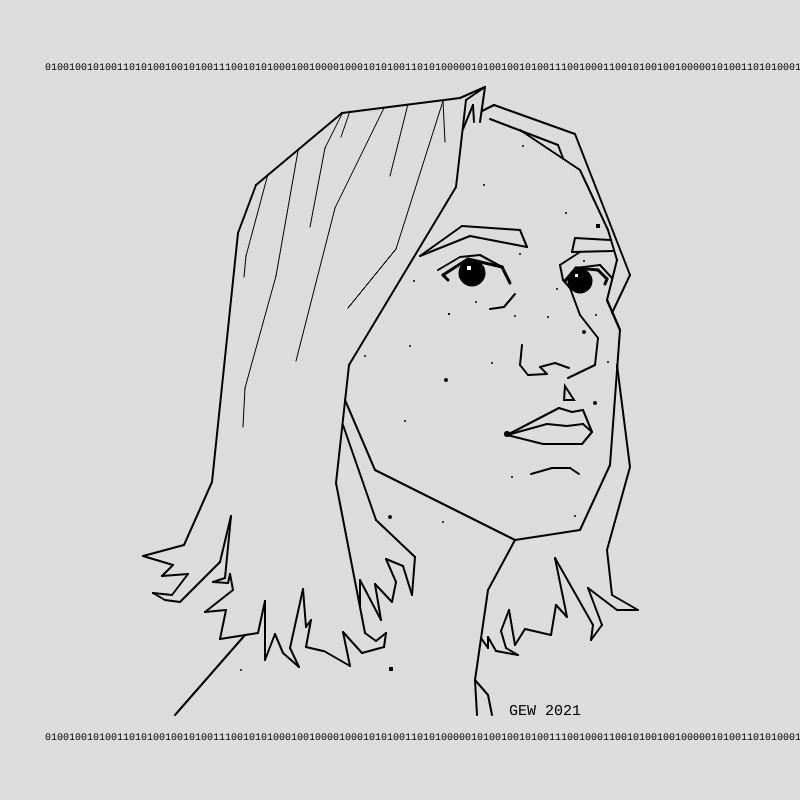
Frame 1 (no input)
Frame 60 (no input): identical to frame 1, image omitted
Frame 120 (the mouse pressed at the canvas centre since frame 60): identical to frame 1, image omitted

The p5.js sketch that drew this single still picture (run headless with seeded random() and noise() and a simulated clock; from frame 60 on, the mouse is pressed at the canvas centre):

// p5.js sketch
// ── sketch.js
function setup() {
    createCanvas(800, 800);
  }
  
  function draw() {
    background(220);
    
    //Face Outline
    strokeWeight(2);
    line(345, 400, 375, 470);
    line(375, 470, 515, 540);
    line(515, 540, 580, 530);
    line(580, 530, 610, 465);
    line(610, 465, 620, 330);
    line(620, 330, 607, 300);
    line(620, 330, 607, 300);
    line(607, 300, 617, 260);
    line(617, 260, 608, 230);
    line(608, 230, 580, 170);
    line(515, 540, 488, 590);
    line(488, 590, 475, 680);
    line(475, 680, 477, 715);
    line(475, 680, 488, 695);
    line(488, 695, 492, 715);
    line(245, 635, 175, 715);
    line(580, 170, 520, 130);
    
    line(531, 474, 552, 468);
    line(552, 468, 570, 468);
    line(570, 468, 579, 474);
    
    
    noFill();
    triangle(564, 400, 565, 386, 574, 400);
    
    //Nose
    line(580, 252, 560, 265);
    line(560, 265, 563, 280);
    line(563, 280, 570, 288);
    line(570, 288, 580, 315);
    line(580, 315, 598, 338);
    line(598, 338, 595, 365);
    line(595, 365, 568, 378);
    line(569, 368, 555, 363);
    line(555, 363, 540, 367);
    line(540, 367, 547, 374);
    line(547, 374, 528, 375);
    line(528, 375, 520, 365);
    line(520, 365, 522, 345);
    
    //Eyes
    fill(0,0,0);
    circle(472, 273, 25);
    fill(0,0,0);
    circle(580, 281, 23);
    strokeWeight(3);
    line(510, 283, 502, 267);
    line(502, 267, 468, 259);
    line(468, 259, 443, 275);
    line(443, 275, 448, 280);
    
    line(565, 281, 576, 268);
    line(576, 268, 598, 270);
    line(598, 270, 607, 279);
    line(607, 279, 605, 284);
    
    strokeWeight(2);
    line(502, 267, 480, 255);
    line(480, 255, 460, 257);
    line(460, 257, 438, 270);
    line(515, 294, 504, 307);
    
    line(504, 307, 490, 309);
    
    line(576, 268, 600, 265);
    line(600, 265, 612, 278);
    
    fill(255,255,255);
    square(466,265,6);
    
    fill(255,255,255);
    square(574,273,5);
    
    //Lips
    fill(0,0,0);
    circle(507, 434, 4);
    line(507, 435, 547, 424);
    line(547, 424, 567, 426);
    line(567, 426, 583, 424);
    line(583, 424, 592, 432);
    line(507, 435, 559, 408);
    line(559, 408, 572, 412);
    line(572, 412, 583, 410);
    line(583, 410, 592, 432);
    line(507, 435, 543, 444);
    line(543, 444, 582, 444);
    line(582, 444, 592, 432);
    
    //Eyebrows
    line(527, 247, 520, 230); 
    line(520, 230, 462, 226);
    line(462, 226, 420, 256);
    line(420, 256, 470, 236);
    line(527, 247, 470, 236);
    
    line(572, 252, 575, 238); 
    line(575, 238, 610, 240);
    line(572, 252, 613, 251);
    
    //Hair
    line(474, 122, 473, 105);
    line(473, 105, 463, 129);
    line(480, 122, 485, 87);
    line(485, 87, 466, 100);
    line(466, 100, 456, 187);
    line(456, 187, 349, 365);
    line(349, 365, 336, 483);
    line(336, 483, 365, 633);
    line(365, 633, 376, 641);
    line(376, 641, 386, 633);
    line(386, 633, 384, 647);
    line(384, 647, 362, 653);
    line(362, 653, 343, 632);
    line(343, 632, 350, 666);
    line(350, 666, 324, 651);
    
    line(563, 158, 558, 145);
    line(558, 145, 490, 119);
    
    line(485, 87, 460, 98);
    line(460, 98, 342, 113);
    line(342, 113, 256, 185);
    line(256, 185, 238, 233);
    line(238, 233, 212, 482);
    line(212, 482, 184, 545);
    line(184, 545, 143, 556);
    line(143, 556, 173, 565);
    line(173, 565, 162, 576);
    line(162, 576, 188, 574);
    line(188, 574, 172, 595);
    line(172, 595, 153, 593);
    line(153, 593, 165, 600);
    line(165, 600, 180, 602);
    line(180, 602, 220, 562);
    line(220, 562, 231, 516);
    line(231, 516, 225, 578);
    line(225, 578, 213, 582);
    line(213, 582, 228, 583);
    line(228, 583, 230, 574);
    line(230, 574, 233, 590);
    line(233, 590, 205, 612);
    line(205, 612, 226, 610);
    line(226, 610, 220, 639);
    line(220, 639, 258, 633);
    line(258, 633, 265, 601);
    line(265, 601, 265, 660);
    line(265, 660, 275, 634);
    line(275, 634, 283, 653);
    line(283, 653, 299, 667);
    line(299, 667, 290, 648);
    line(290, 648, 303, 589);
    line(303, 589, 306, 627);
    line(306, 627, 311, 620);
    line(311, 620, 306, 647);
    line(306, 647, 323, 651);
    
    line(343, 425, 376, 520);
    line(376, 520, 415, 557);
    line(415, 557, 412, 595);
    line(412, 595, 403, 566);
    line(403, 566, 386, 559);
    line(386, 559, 396, 582);
    line(396, 582, 392, 602);
    line(392, 602, 375, 584);
    line(375, 584, 381, 620);
    line(381, 620, 360, 580);
    line(360, 580, 360, 607);
    
    line(482, 111, 494, 105);
    line(494, 105, 575, 134);
    line(575, 134, 630, 275);
    line(630, 275, 612, 313);
    line(617, 365, 630, 467);
    line(630, 467, 607, 550);
    line(607, 550, 612, 595);
    line(612, 595, 638, 610);
    line(638, 610, 617, 610);
    line(617, 610, 588, 588);
    line(588, 588, 602, 625);
    line(602, 625, 591, 640);
    line(591, 640, 593, 625);
    line(593, 625, 555, 558);
    line(555, 558, 567, 617);
    line(567, 617, 556, 605);
    line(556, 605, 551, 635);
    line(551, 635, 525, 629);
    line(525, 629, 515, 645);
    line(515, 645, 509, 610);
    line(509, 610, 501, 631);
    line(501, 631, 506, 648);
    line(506, 648, 518, 655);
    line(518, 655, 496, 651);
    line(496, 651, 488, 637);
    line(488, 637, 488, 648);
    line(488, 648, 481, 638);
    
    strokeWeight(1);
    line(443, 101, 396, 249);
    line(443, 101, 445, 142);
    line(396, 249, 348, 308);
    line(408, 104, 390, 176);
    line(384, 108, 335, 208);
    line(335, 208, 296, 361);
    line(396, 249, 348, 308);
    line(342, 114, 325, 148);
    line(325, 148, 310, 227);
    line(350, 111, 341, 137);
    line(268, 174, 246, 256);
    line(246, 256, 244, 277);
    line(298, 151, 276, 276);
    line(276, 276, 245, 388);
    line(245, 388, 243, 427);
    
    //freckles
    strokeWeight(2);
    point(449, 314);
    point(484, 185);
    point(512, 477);
    point(608, 362);
    point(523, 146);
    point(520, 254);
    point(492, 363);
    point(449, 314);
    point(557, 289);
    point(449, 314);
    point(515, 316);
    point(410, 346);
    point(405, 421);
    point(596, 315);
    point(548, 317);
    point(566, 213);
    point(443, 522);
    point(414, 281);
    point(476, 302);
    point(584, 261);
    point(241, 670);
    point(575, 516);
    point(365, 356);
    
    square(390, 668, 2);
    circle(446, 380, 2);
    circle(595, 403, 2);
    square(597, 225, 2);
    circle(584, 332, 2);
    circle(390, 517, 2);
    
    //the title of the piece is in binary
    textFont("monospace", 15);
    text("GEW 2021", 509, 715);
    
    textFont("monospace", 10);
    text("01001001010011010100100101001110010101000100100001000101010011010100000101001001010011100100011001010010010000010100110101000101", 45, 740);
    
    textFont("monospace", 10);
    text("01001001010011010100100101001110010101000100100001000101010011010100000101001001010011100100011001010010010000010100110101000101", 45, 70);
    
  }
// ── Main.html
<html>
  <head>
    <title>
        My Self Portrait
    </title>
    <script src="https://cdnjs.cloudflare.com/ajax/libs/p5.js/1.1.9/p5.min.js"></script>
    <script src="sketch.js"></script>
  </head>
  <body>
  </body>
</html>
